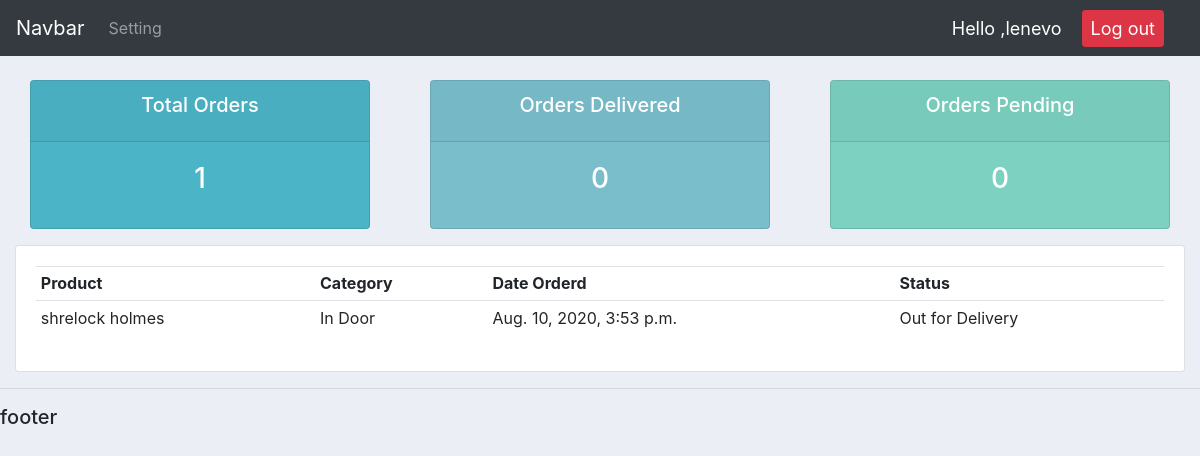
/user/ (signed in), run on the app's committed database.
### accounts/models.py (models this page shows, shortened)
class Order(models.Model):
    STATUS = (
        ('Pending','Pending'),
        ('Out for Delivery','Out for Delivery'),
        ('Delivered','Delivered'),
    )
    customer = models.ForeignKey(Customer,null= True, on_delete=models.SET_NULL)
    product =models.ForeignKey(Product,null= True ,on_delete = models.SET_NULL)
    date_created = models.DateTimeField(auto_now_add=True,null= True)
    status = models.CharField( max_length=50,null =True,choices = STATUS)

class Product(models.Model):
    CATEGORY = (
        ('In Door','In Door'),
        ('Out Door','Out Door'),
    )
    name = models.CharField(max_length = 100,null = True)
    price = models.FloatField(null =True )
    category = models.CharField( max_length=50 ,null =True,choices = CATEGORY)
    description = models.CharField( max_length=50,null=True)
    date_created = models.DateTimeField(auto_now_add=True,null=True)
    tags= models.ManyToManyField(Tag)
    def __str__(self):
        return self.name

### accounts/decorators.py (the view)
        def wrapper_func(request,*args,**kwargs):
            group = None
            if request.user.groups.exists():
                group = request.user.groups.all()[0].name
            if group in allowed_roles:
                    return view_func(request,*args,**kwargs)
            else:
                    return HttpResponse('You are not allowed to view this page ')

### accounts/views.py (called while the page is built)
@login_required(login_url='login')
@allowed_users(allowed_roles=['customer'])
def userOnly(request):
	orders = request.user.customer.order_set.all()
	total_orders = orders.count()
	delivered = orders.filter(status = "Delivered").count()
	pending = orders.filter(status = "Pending").count()
	context ={
		'orders':orders,
		"total_orders":total_orders,
		"delivered":delivered,
		"pending":pending,
		}
	return render(request ,'accounts/user.html',context)

### templates/accounts/user.html
{% extends 'accounts/main.html' %}
{% block content %}
{% include 'accounts/status.html'%}
<div class="row">
	<div class="col-md">
		<div class="card card-body">
			<table class="table table-sm">
				<tr>
					<th>Product</th>
					<th>Category</th>
					<th>Date Orderd</th>
					<th>Status</th>
				</tr>
				{% for order in orders %}
				<tr>
					<td>{{order.product}}</td>
					<td>{{order.product.category}}</td>
					<td>{{order.date_created}}</td>
					<td>{{order.status}}</td>
				</tr>
				{% endfor %}
			</table>
		</div>
	</div>
</div>
{% endblock content %}

### templates/accounts/navbar.html (shortened to what this page needs)
{% load static %}
<nav class="navbar navbar-expand-lg navbar-dark bg-dark">
  <a class="navbar-brand" href="#">Navbar</a>
  <div class="collapse navbar-collapse" id="navbarNav">
    <ul class="navbar-nav">
      {% if request.user.is_staff %}
      <li class="nav-item active">
        <a class="nav-link" href="{% url 'home' %}">Dashboard</a>
      </li>
      <li class="nav-item">
        <a class="nav-link" href="{% url 'products' %}">Products</a>
      </li>
      {% else %}
      <li class="nav-item">
        <a class="nav-link" href="{% url 'account' %}">Setting</a>
      </li>
      {% endif %}
    </ul>
  </div>
  <span class="msg">Hello ,{{request.user}}</span>
  <span><a class=" btn btn-sm btn-danger msg" href="{% url 'logout' %}">Log out</a></span>
</nav>

### static/css/main.css (style rules this page uses)
body { background-color: #ebeff5; }

### templates/accounts/navbar.html (style rules this page uses)
.msg { font-size: 18px; color: #fff; margin-right: 20px; }

### data on the page
Order: product "shrelock holmes", product.category "In Door", date_created "Aug. 10, 2020, 3:53 p.m.", status "Out for Delivery"

### other printed values
{{ request.user }} "lenevo"
{{ total_orders }} "1"
{{ delivered }} "0"
{{ pending }} "0"
